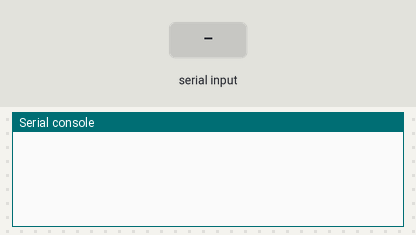
A program run on a simulated ESP32 board running MicroPython. Parts: the last lines printed to the serial console. The inputs (shaded band) are chosen by the test bench.

Above: at 1.2 s.
1.3 s: "1\n" received over the second serial link
At 2.5 s:
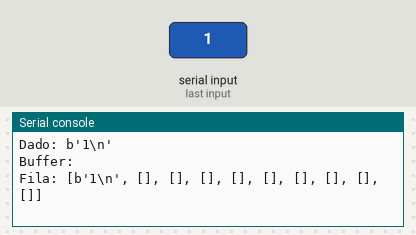
2.8 s: "0\n" received over the second serial link
At 3.6 s:
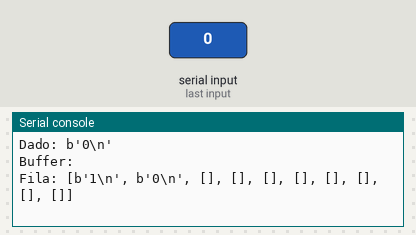
4.3 s: "2\n" received over the second serial link
At 4.8 s:
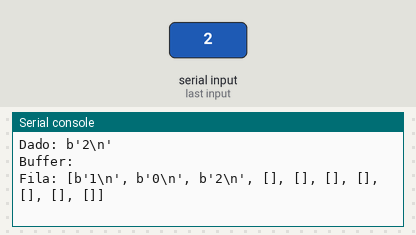
5.8 s: "1\n" received over the second serial link
At 7.0 s:
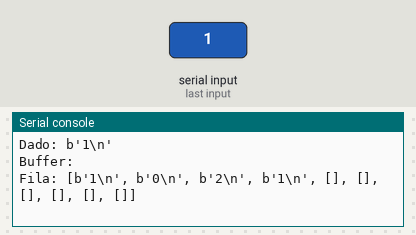
7.3 s: "0\n" received over the second serial link
At 8.3 s:
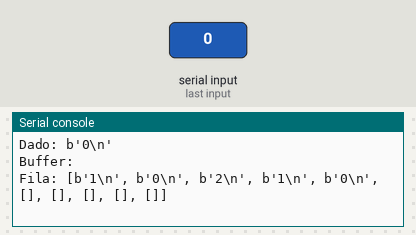
8.8 s: "2\n" received over the second serial link
At 9.4 s:
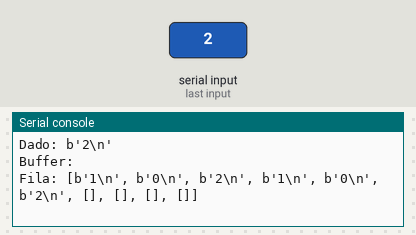
Timing chart, 0 to 11.3 s (numbered marks = the images above; inputs shaded):
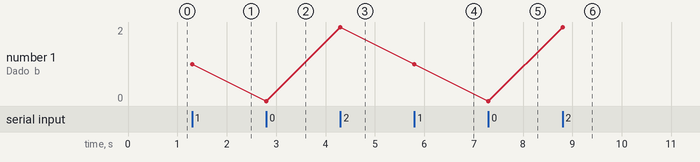

The program:

main.py
```python
#****************************************************************************************************************************

#   --------------------------------------------------------------------------------------------------------------------

#   @Autecla: Receive from UART_serial

#   Sketch/program to read data from RFID_Module by UART_serial using micropython

#   ESP32 Port:

#   Pin_RX = 16

#   Pin_TX = 17

#   --------------------------------------------------------------------------------------------------------------------

#****************************************************************************************************************************/

from machine import UART

class CircularBuffer:

    #Constructor
    def __init__(self):
        self.queue = [[] for i in range(10)] #Initializing the list
        self.has_data = [[0] for i in range(10)] #A list to check if the position data is available for a new data
        self.head = 0
        self.tail = 0
        self.maxSize = 10 #TAM_BUFFER

    #Adding elements to the queue
    def enqueue(self, data):
        #print('hey:', self.has_data[self.tail])
        #if (self.size() == self.maxSize-1):
        #    return ("Queue Full! Back to the beginning of the queue!")
        #if (self.has_data[self.tail] == '0'): #Doesn't work
        #print('here')
        self.queue[self.tail] = data
        self.has_data[self.tail] = 1
        self.tail = (self.tail + 1) % self.maxSize
        return True

    #Removing elements from the queue
    def dequeue(self):
        if (self.has_data[self.head] == 0):
            return ("Queue Empty!")
        if (self.has_data[self.head] == 1):
            data = self.queue[self.head]
            self.has_data[self.head] = 0
            self.head = (self.head + 1) % self.maxSize
            return data

    #Calculating the size of the queue
    def size(self):
        if (self.tail>=self.head):
            return (self.tail-self.head)
        return (self.maxSize - (self.head-self.tail))

    #Printing the queue information
    def print_queue(self):
        print('Fila:', self.queue)
        return True

    def print_has_data(self):
        print('Has_data[]:', self.has_data)
        return True

    def print_head(self):
        print('Head:', self.head)
        return True

    def print_tail(self):
        print('Tail:', self.tail)
        return True


urt = UART(2, 9600)
urt.init(9600, bits=8, parity=None, stop=1, tx=17, rx=16)
buffer_data = CircularBuffer()

while True:
  if (urt.any()):
    dados = urt.readline()
    print('Dado:', dados)
    buffer_data.enqueue(dados)
    print('Buffer:')
    buffer_data.print_queue()
```

Measured:
- after the input at 1.3 s, the serial console: prints a new line at once (image 1)
- after the input at 2.8 s, the serial console: prints a new line at once (image 2)
- after the input at 4.3 s, the serial console: prints a new line at once (image 3)
- after the input at 5.8 s, the serial console: prints a new line at once (image 4)
- after the input at 7.3 s, the serial console: prints a new line at once (image 5)
- after the input at 8.8 s, the serial console: prints a new line at once (image 6)
- plotted number 1: 1 → 0 after the input at 2.8 s, 0 → 2 after the input at 4.3 s
